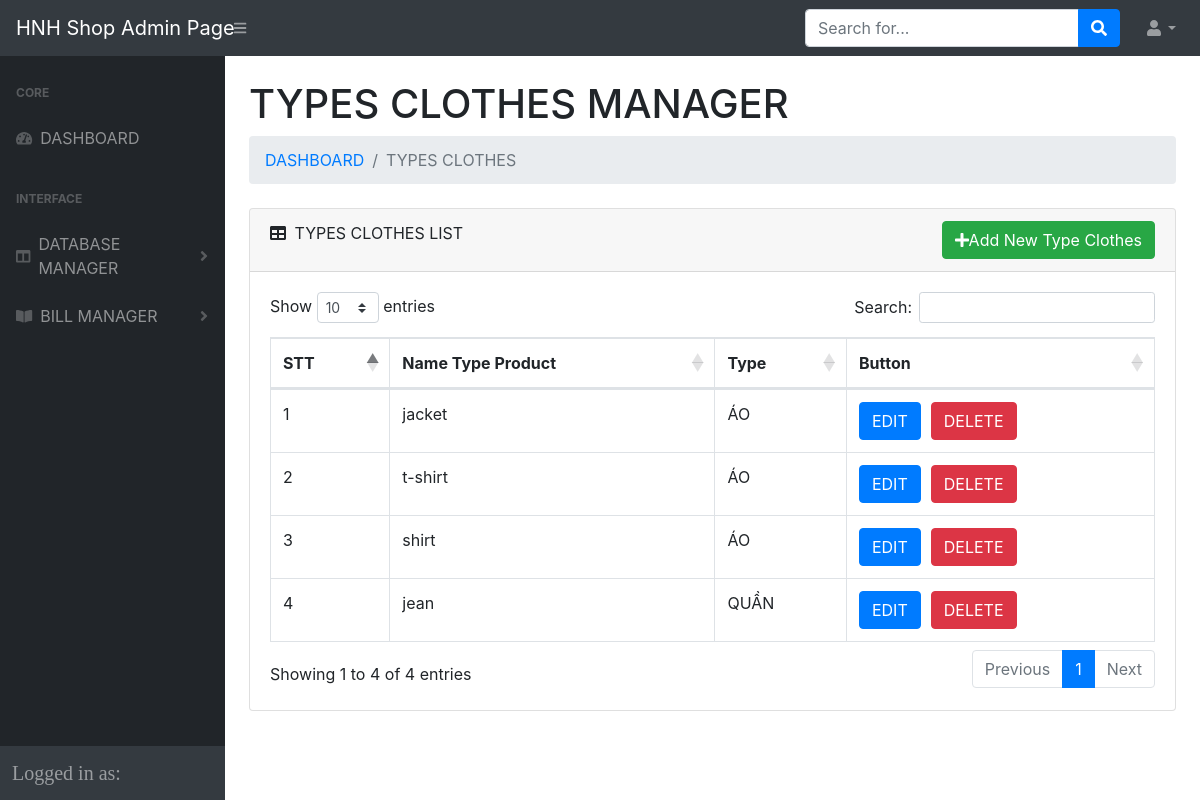
The app's page /admin-test/TYPESCLOTHES.php with its own data.
### tables this page shows
CREATE TABLE `typeclothes` (
  `id_type` int(11) NOT NULL,
  `name_type` varchar(40) NOT NULL,
  `type` int(11) NOT NULL
);

CREATE TABLE `types` (
  `id` int(11) NOT NULL,
  `nametype` varchar(255) NOT NULL
);

### models/DataProvider.php (called while the page is built, shortened)
<?php
class DataProvider
{
	private $link;
	function __construct()
	{
		$this->link = new PDO("mysql:host=localhost;dbname=sellclothes",'root','');
		$this->link->exec("set names utf8mb4_unicode_ci");
		$this->link->setAttribute(PDO::ATTR_ERRMODE, PDO::ERRMODE_EXCEPTION);
	}
	function FetchAll($sql)
	{
		$db=$this->link->prepare($sql);
		$db->execute();
		$result=$db->fetchAll(\PDO::FETCH_ASSOC);
		return $result;
	}
	function __destruct()
	{
		$this->link=null;
	}
}
?>

### admin-test/TYPESCLOTHES.php (the view, shortened to what this page needs)
<?php
include_once("../models/DataProvider.php");
?>
<!DOCTYPE html>
<html lang="en">
    <head>
        <link href="css/styles.css" rel="stylesheet" />
        <link href="https://cdn.datatables.net/1.10.20/css/dataTables.bootstrap4.min.css" rel="stylesheet" />
    </head>
    <body>
        <nav class="sb-topnav navbar navbar-expand navbar-dark bg-dark">
            <a class="navbar-brand" href="index.php">HNH Shop Admin Page</a>
            <button class="btn btn-link btn-sm order-1 order-lg-0" id="sidebarToggle" href="#"><i class="fas fa-bars"></i></button>
            <form class="d-none d-md-inline-block form-inline ml-auto mr-0 mr-md-3 my-2 my-md-0">
                <div class="input-group">
                    <input class="form-control" type="text" placeholder="Search for..." aria-label="Search" aria-describedby="basic-addon2" />
                    <div class="input-group-append">
                        <button class="btn btn-primary" type="button"><i class="fas fa-search"></i></button>
                    </div>
                </div>
            </form>
            <ul class="navbar-nav ml-auto ml-md-0">
                <li class="nav-item dropdown">
                    <a class="nav-link dropdown-toggle" id="userDropdown" href="#" role="button" data-toggle="dropdown" aria-haspopup="true" aria-expanded="false"><i class="fas fa-user fa-fw"></i></a>
                </li>
            </ul>
        </nav>
        <div id="layoutSidenav">
        <?php
                include_once('menu-slide.php');
            ?>
            <div id="layoutSidenav_content">
                <main>
                    <div class="container-fluid">
                        <h1 class="mt-4">TYPES CLOTHES MANAGER</h1>
                        <ol class="breadcrumb mb-4">
                            <li class="breadcrumb-item"><a href="index.php">DASHBOARD</a></li>
                            <li class="breadcrumb-item active">TYPES CLOTHES</li>
                        </ol>
<div class="card mb-4">
    <div class="card-header" >
        <i class="fas fa-table mr-1"></i>
        TYPES CLOTHES LIST
        <div style="float:right">
            <button class='btn-add btn btn-success'  data-toggle='modal' data-target='#AddModal'><i class="fa fa-plus" aria-hidden="true"></i>Add New Type Clothes</button>
        </div>
    </div>
    <div class="card-body">
        <div class="table-responsive" >
            <table class="table table-bordered" id="dataTable" width="100%" cellspacing="0">
                    <thead>
                        <tr>
                            <th>STT</th>
                            <th>Name Type Product</th>
                            <th>Type </th>
                            <th>Button</th>
                        </tr>
                    </thead>
                    <tbody>
                        <?php
                            $db=new DataProvider();
                            $sql="SELECT typeclothes.id_type,typeclothes.name_type, typeclothes.type, types.nametype FROM `typeclothes` INNER JOIN types on typeclothes.type=types.id";
                            $array=$db->FetchAll($sql);
                            $i=1;
                            foreach($array as $typeclothes){
                                if($typeclothes['id_type']>0){
                                echo "<tr>";
                                    echo "<td class='id' data-id=$typeclothes[id_type]>$i</td>";
                                    echo "<td class='name' >$typeclothes[name_type]</td>";
                                    echo "<td class='type' data-id_type=$typeclothes[type]>$typeclothes[nametype]</td>";
                                    echo "<td><button class='btn-edit btn btn-primary' data-toggle='modal' data-target='#exampleModal'>EDIT</button>";
                                    echo "<button class='btn-delete btn btn-danger' style='margin-left:10px' >DELETE</button></td>";
                                echo "</tr>";
                                $i++;
                                }
                            }
                            ?>
                    </tbody>
                </table>
                </div>
            </div>
        </div>
    </div>
</div>
    </div>
    </body>
</html>

### records on screen
typeclothes: name_type "jacket", type.nametype "ÁO"
typeclothes: name_type "t-shirt", type.nametype "ÁO"
typeclothes: name_type "shirt", type.nametype "ÁO"
typeclothes: name_type "jean", type.nametype "QUẦN"
